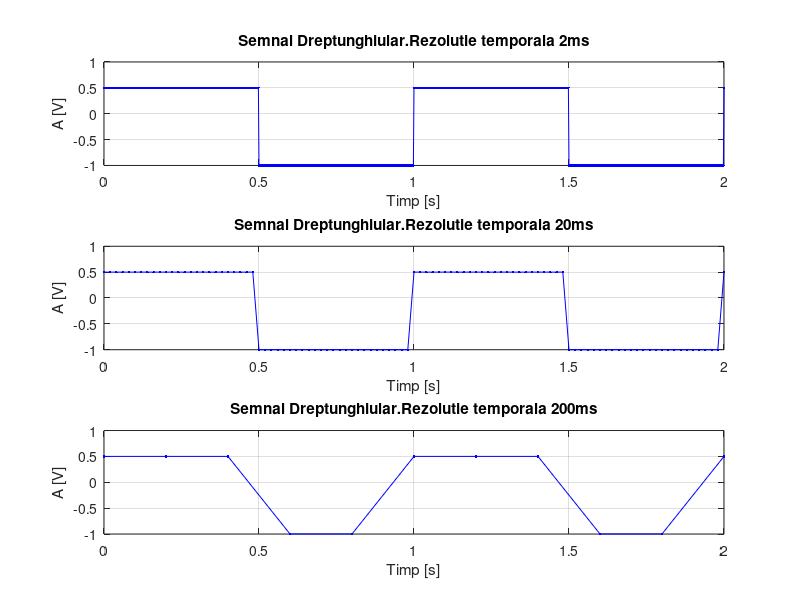

Write MATLAB code to recreate this figure.
%Semnal dreptunghiular cu:
%Perioada: 2s;
%Factor de umplere: 25%;
%Nivel maxim: +0.5;
%Nivel minim: -1.
t=0:0.002:2;
s=0.75*square(2*pi*t)-0.25;
subplot(3,1,1)
plot(t,s,'-b.'),grid
title('Semnal Dreptunghiular.Rezolutie temporala 2ms')
xlabel('Timp [s]')
ylabel('A [V]')
t=0:0.02:2;
s=0.75*square(2*pi*t)-0.25;
subplot(3,1,2)
plot(t,s,'-b.'),grid
title('Semnal Dreptunghiular.Rezolutie temporala 20ms')
xlabel('Timp [s]')
ylabel('A [V]')
t=0:0.2:2;
s=0.75*square(2*pi*t)-0.25;
subplot(3,1,3)
plot(t,s,'-b.'),grid
title('Semnal Dreptunghiular.Rezolutie temporala 200ms')
xlabel('Timp [s]')
ylabel('A [V]')